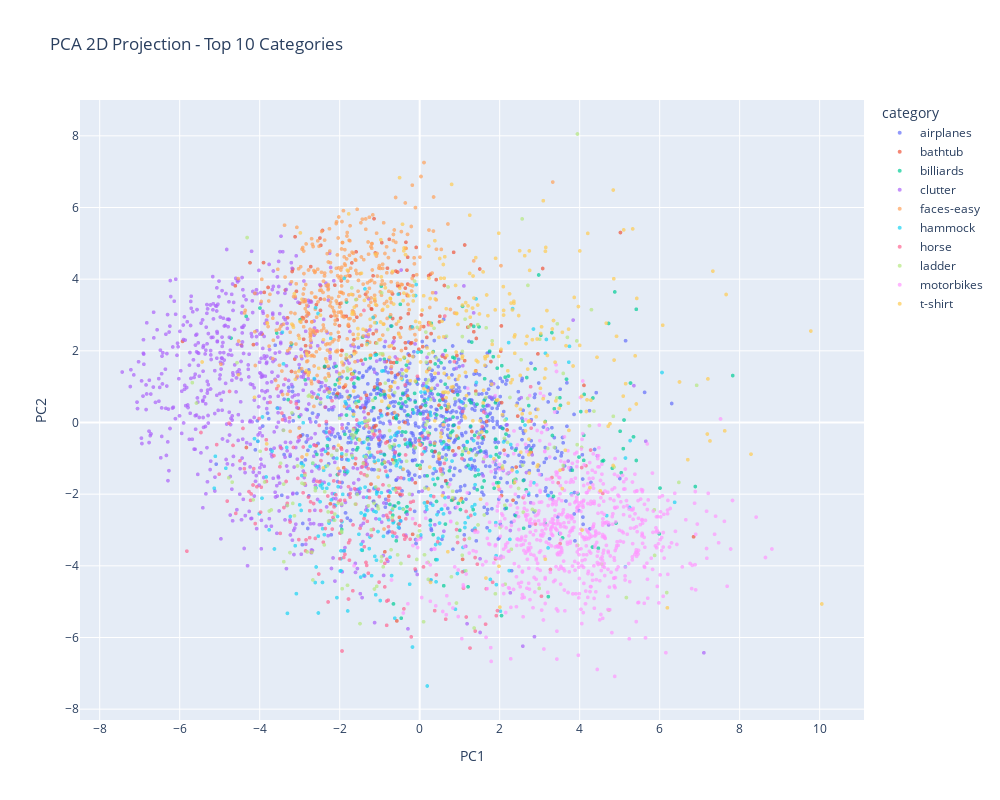

The notebook cell this image was saved under:
### Markdown cell above
### 4.2 2D Visualization

While 60 dimensions is optimal for clustering, we cannot visualize 60D data directly. We project features to just 2 dimensions (PC1 and PC2) to create scatter plots that give us intuition about the data structure. To reduce visual clutter, we focus on only the top 10 most frequent categories. Note that this 2D projection captures only ~14% of the total variance, so clusters that appear overlapping here may be well-separated in higher dimensions.

### Code cell
# Reduce to 60D for clustering
pca_60d = PCA(n_components=60)
features_60d = pca_60d.fit_transform(features_scaled)

# Reduce to 2D for visualization
pca_2d = PCA(n_components=2)
features_2d = pca_2d.fit_transform(features_scaled)

# Visualize top 10 most frequent categories
top_categories = df['category'].value_counts().head(10).index.tolist()
top_category_indices = [i for i, cat in enumerate(
    categories) if cat in top_categories]

mask = np.isin(labels_loaded, top_category_indices)
df_pca_top = pd.DataFrame({
    'PC1': features_2d[mask, 0],
    'PC2': features_2d[mask, 1],
    'category': [categories[label] for label in labels_loaded[mask]]
})

fig_pca_top = px.scatter(
    df_pca_top,
    x='PC1',
    y='PC2',
    color='category',
    title='PCA 2D Projection - Top 10 Categories',
    opacity=0.7
)
fig_pca_top.update_traces(marker=dict(size=4))
fig_pca_top.update_layout(width=1000, height=800)
fig_pca_top.show()

### Figure 1 — Plotly figure (JSON) as saved in the notebook; plotly's stock layout.template omitted (floating-point values rounded to 4 significant figures; data arrays with more than 128 entries replaced by an {"elided": "..."} marker saying what was removed)
{"data": [{"hovertemplate": "category=airplanes<br>PC1=%{x}<br>PC2=%{y}<extra></extra>", "legendgroup": "airplanes", "marker": {"color": "#636efa", "opacity": 0.7, "size": 4, "symbol": "circle"}, "mode": "markers", "name": "airplanes", "showlegend": true, "type": "scattergl", "x": {"elided": "720 float values"}, "xaxis": "x", "y": {"elided": "720 float values"}, "yaxis": "y"}, {"hovertemplate": "category=bathtub<br>PC1=%{x}<br>PC2=%{y}<extra></extra>", "legendgroup": "bathtub", "marker": {"color": "#EF553B", "opacity": 0.7, "size": 4, "symbol": "circle"}, "mode": "markers", "name": "bathtub", "showlegend": true, "type": "scattergl", "x": {"elided": "212 float values"}, "xaxis": "x", "y": {"elided": "212 float values"}, "yaxis": "y"}, {"hovertemplate": "category=billiards<br>PC1=%{x}<br>PC2=%{y}<extra></extra>", "legendgroup": "billiards", "marker": {"color": "#00cc96", "opacity": 0.7, "size": 4, "symbol": "circle"}, "mode": "markers", "name": "billiards", "showlegend": true, "type": "scattergl", "x": {"elided": "251 float values"}, "xaxis": "x", "y": {"elided": "251 float values"}, "yaxis": "y"}, {"hovertemplate": "category=clutter<br>PC1=%{x}<br>PC2=%{y}<extra></extra>", "legendgroup": "clutter", "marker": {"color": "#ab63fa", "opacity": 0.7, "size": 4, "symbol": "circle"}, "mode": "markers", "name": "clutter", "showlegend": true, "type": "scattergl", "x": {"elided": "761 float values"}, "xaxis": "x", "y": {"elided": "761 float values"}, "yaxis": "y"}, {"hovertemplate": "category=faces-easy<br>PC1=%{x}<br>PC2=%{y}<extra></extra>", "legendgroup": "faces-easy", "marker": {"color": "#FFA15A", "opacity": 0.7, "size": 4, "symbol": "circle"}, "mode": "markers", "name": "faces-easy", "showlegend": true, "type": "scattergl", "x": {"elided": "396 float values"}, "xaxis": "x", "y": {"elided": "396 float values"}, "yaxis": "y"}, {"hovertemplate": "category=hammock<br>PC1=%{x}<br>PC2=%{y}<extra></extra>", "legendgroup": "hammock", "marker": {"color": "#19d3f3", "opacity": 0.7, "size": 4, "symbol": "circle"}, "mode": "markers", "name": "hammock", "showlegend": true, "type": "scattergl", "x": {"elided": "257 float values"}, "xaxis": "x", "y": {"elided": "257 float values"}, "yaxis": "y"}, {"hovertemplate": "category=horse<br>PC1=%{x}<br>PC2=%{y}<extra></extra>", "legendgroup": "horse", "marker": {"color": "#FF6692", "opacity": 0.7, "size": 4, "symbol": "circle"}, "mode": "markers", "name": "horse", "showlegend": true, "type": "scattergl", "x": {"elided": "246 float values"}, "xaxis": "x", "y": {"elided": "246 float values"}, "yaxis": "y"}, {"hovertemplate": "category=ladder<br>PC1=%{x}<br>PC2=%{y}<extra></extra>", "legendgroup": "ladder", "marker": {"color": "#B6E880", "opacity": 0.7, "size": 4, "symbol": "circle"}, "mode": "markers", "name": "ladder", "showlegend": true, "type": "scattergl", "x": {"elided": "223 float values"}, "xaxis": "x", "y": {"elided": "223 float values"}, "yaxis": "y"}, {"hovertemplate": "category=motorbikes<br>PC1=%{x}<br>PC2=%{y}<extra></extra>", "legendgroup": "motorbikes", "marker": {"color": "#FF97FF", "opacity": 0.7, "size": 4, "symbol": "circle"}, "mode": "markers", "name": "motorbikes", "showlegend": true, "type": "scattergl", "x": {"elided": "719 float values"}, "xaxis": "x", "y": {"elided": "719 float values"}, "yaxis": "y"}, {"hovertemplate": "category=t-shirt<br>PC1=%{x}<br>PC2=%{y}<extra></extra>", "legendgroup": "t-shirt", "marker": {"color": "#FECB52", "opacity": 0.7, "size": 4, "symbol": "circle"}, "mode": "markers", "name": "t-shirt", "showlegend": true, "type": "scattergl", "x": {"elided": "330 float values"}, "xaxis": "x", "y": {"elided": "330 float values"}, "yaxis": "y"}], "layout": {"height": 800, "legend": {"title": {"text": "category"}, "tracegroupgap": 0}, "title": {"text": "PCA 2D Projection - Top 10 Categories"}, "width": 1000, "xaxis": {"anchor": "y", "domain": [0, 1], "title": {"text": "PC1"}}, "yaxis": {"anchor": "x", "domain": [0, 1], "title": {"text": "PC2"}}}}
